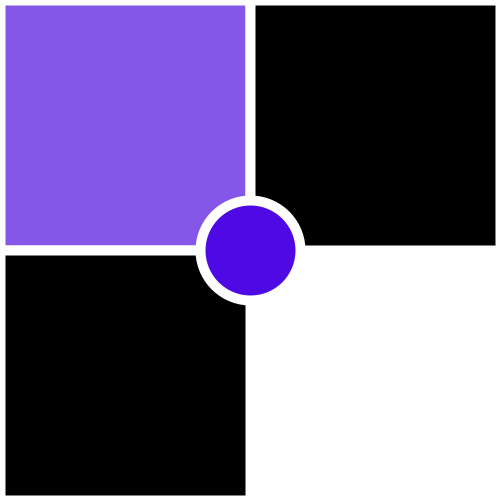
Frame 1 (no input)
Frame 60 (the mouse pressed at the canvas centre just before this capture): identical to frame 1, image omitted
Frame 120 (the mouse held since frame 60 and released just before this capture): identical to frame 1, image omitted

The Processing sketch that drew this single still picture (run headless with seeded random() and noise(); from frame 60 on, the mouse is pressed at the canvas centre):

// Processing sketch: s02e01CataJuez
// ── s02e01CataJuez.pde
int b= 255; //primera variable que hace referencia al color blanco
int n= 0; //segunda variable que hace referencia al negro
int t= 250;// valor usado para darle el tamaño a nuestros cuadrados, tambien servira para que este se ubique en otra esquina de la composicion (razón por la que equivale a la mitad de esta).
color color1; // nombrar a nuestro primer color, el cual seria: "color1"
color color2; // nombrar a nuestro segundo color, el cual seria: "color2"

void setup() {
  size (500, 500); //tamaño de nuestra composicion 
  background(255); //el fondo de nuestra composicion
  color1= color(132, 87, 232); // llamamos a nuestro color y le damos el valor que tendra
  color2= color(78, 9, 229); // llamamos a nuestro segundo color y le damos otro valor
}

void draw() {
  stroke(b); //todo tendra una linea de color blanco, a menos que se indique lo contrario
  strokeWeight (10); //este corresponde al ancho que tendra nuestra linea
  
  rectMode(CORNER); //esto le indica a nuestra figura que se tiene que ubicar en una esquina
  fill(color1); //este primer cuadrado usara el colo: "color1"
  rect(0, 0, t, t); // se encuentra en la posicion 0, y su tamaño es "t", el cual corresponde a 250

  rectMode(CORNER); //esto le indica a nuestra figura que se tiene que ubicar en una esquina
  fill(n); //este primer cuadrado usara la variable: "n"
  rect(t, 0, t, t); // al igual que el anterior su tamaño es  "t", pero su posicion varia, cosa de que cambie de esquina

  rectMode(CORNER); //esto le indica a nuestra figura que se tiene que ubicar en una esquina
  fill(n); //este primer cuadrado usara la variable: "n"
  rect(0, t, t, t); // al igual que el anterior su tamaño es  "t", pero su posicion varia, cosa de que cambie de esquina
  
  fill(color2); // En este caso la siguiente fgura que se encuentre vajo de este codigo usara el color: "color2"
  ellipse(t, t, 100, 100); //La posicion de esta ellipse sera al medio de nuestra composicion, ya que esta esta definida por nuestra variable "t" que corresponde a la mitad de nuestra composicion. Ademas de tener un diametro de 100
}
